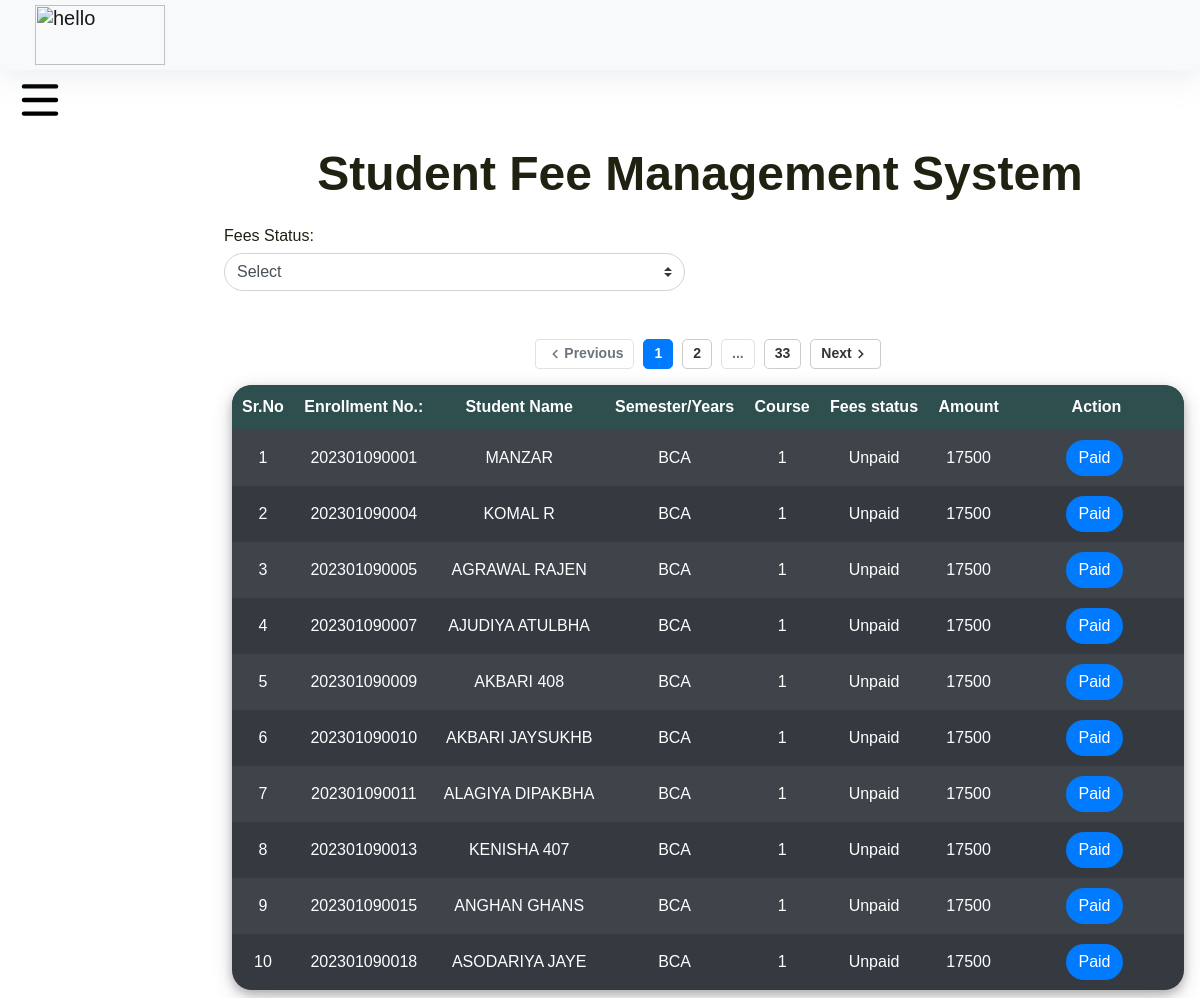
Page /dept_admin/Student-fee.php (signed in) on the committed database.
### tables this page shows
CREATE TABLE IF NOT EXISTS `student_info` (
  `id` int NOT NULL AUTO_INCREMENT,
  `user_id` varchar(45) NOT NULL,
  `password` varchar(45) NOT NULL,
  `enrollment_no_genrator` varchar(100) NOT NULL,
  `enrollment_no` varchar(15) NOT NULL,
  `dept_id` varchar(10) NOT NULL,
  `course_code` varchar(50) NOT NULL,
  `first_name` varchar(30) NOT NULL,
  `middle_name` varchar(30) DEFAULT NULL,
  `last_name` varchar(30) DEFAULT NULL,
  `father_name` varchar(30) DEFAULT NULL,
  `dob` date NOT NULL,
  `blood_group` varchar(10) NOT NULL,
  `place_of_birth` varchar(50) DEFAULT NULL,
  `gender` varchar(10) NOT NULL,
  `email` varchar(30) NOT NULL,
  `mobile_no` varchar(11) DEFAULT NULL,
  `alter_mno` varchar(10) DEFAULT NULL,
  `aadhar_no` varchar(12) NOT NULL,
  `aadhar_path` varchar(100) NOT NULL,
  `cast` varchar(10) NOT NULL,
  `disability` varchar(10) NOT NULL,
  `ssc_board` varchar(50) DEFAULT NULL,
  `ssc_m_y` varchar(10) DEFAULT NULL,
  `ssc_percentage` varchar(10) DEFAULT NULL,
  `ssc_result_path` varchar(100) DEFAULT NULL,
  `hsc_board` varchar(50) DEFAULT NULL,
  `hsc_m_y` varchar(10) DEFAULT NULL,
  `hsc_percentage` varchar(10) DEFAULT NULL,
  `hsc_result_path` varchar(100) DEFAULT NULL,
  `profile_image` varchar(100) DEFAULT NULL,
  `current_address` varchar(150) DEFAULT NULL,
  `state` varchar(20) DEFAULT NULL,
  `permanent_address` varchar(150) DEFAULT NULL,
  `fees_status` varchar(15) NOT NULL,
  `exam_status` varchar(10) NOT NULL,
  `current_semester` int DEFAULT NULL,
  `graduation_date` varchar(20) NOT NULL,
  `class_id` varchar(10) NOT NULL,
  `session` varchar(50) NOT NULL,
  `admission_date` timestamp NOT NULL DEFAULT CURRENT_TIMESTAMP,
  PRIMARY KEY (`id`),
  UNIQUE KEY `enrollment_no` (`enrollment_no`)
);

CREATE TABLE IF NOT EXISTS `courses` (
  `course_id` int NOT NULL AUTO_INCREMENT,
  `course_code` varchar(10) NOT NULL,
  `course_name` varchar(50) NOT NULL,
  `no_of_semester` varchar(10) NOT NULL,
  `dept_id` varchar(10) NOT NULL,
  `stream_id` varchar(10) NOT NULL,
  `fees_per_sem` varchar(6) NOT NULL,
  PRIMARY KEY (`course_id`)
);

### dept_admin/student-fee.php (the view, shortened to what this page needs)
<?php include('../common/header.php') ?>
<?php
require_once "../connection/connection.php";
if (!isset($_SESSION["Logininfo"])) {
	echo '<script type="text/javascript">window.location.href = "index.php";</script>';
} else {
	$userid = $_SESSION['Logininfo']['user_id'];
	$password = $_SESSION['Logininfo']['password'];
	$query = "SELECT *
		FROM department AS d
		INNER JOIN admin_info AS a
		ON a.dept_id = d.dept_id
		WHERE a.user_id = '$userid'
		AND a.password = '$password'";
	$result = mysqli_query($con, $query);
	$row = mysqli_fetch_array($result);
	$admin_dept_id = substr($row["dept_id"], 0, 2);
}
?>
<!doctype html>
<html lang="en">
<head>
	<link rel="stylesheet" type="text/css" href="../bootstrap/css/bootstrap.min.css">
	<link rel="stylesheet" type="text/css" href="../css/footer.css">
	<link rel="stylesheet" type="text/css" href="../css/header.css">
	<link rel="stylesheet" type="text/css" href="../css/style.css">
	<link rel="stylesheet" href="https://stackpath.bootstrapcdn.com/font-awesome/4.7.0/css/font-awesome.min.css">
	<link rel="stylesheet" href="https://stackpath.bootstrapcdn.com/font-awesome/4.7.0/css/font-awesome.min.css">
</head>
<body>
	<main role="main" class="col-xl-10 col-lg-12 col-md-12 ml-sm-auto px-md-4 mb-2 w-100">
		<div class="sub-main">
			<div class="p-0 mt-4 rounded text-center">
				<h1>Student Fee Management System</h1>
			</div>
			<div class="row">
				<div class="col-md-12">
					<form id="filter" action="Student-fee.php" method="post">
						<div class="row mt-3">
							<div class="col-md-6">
								<div class="form-group">
									<label for="exampleInputEmail1">Fees Status:</label>
									<div class="d-flex">
										<select class="browser-default custom-select" name="fees_stat" required=""
											id="fees_stat_select">
											<option value="">Select</option>
										</select>
									</div>
								</div>
							</div>
							<div class="col-md-6 align-items-baseline pt-4">
							</div>
						</div>
					</form>
				</div>
			</div>
			<div class="row">
				<div class="col-md-12 ml-2 table-responsive-md">
					<section class="mt-3">
						<table style="margin-left: 0 ; margin-right:0;"
							class="w-100  table-dark container table-striped table-hover table-elements table-one-tr "
							cellpadding="10">
							<?php
							$rows_per_page = 10;
							if (isset($_GET['page'])) {
								$page = intval($_GET['page']);
							} else {
								$page = 1;
							}
							$sr = ($page - 1) * $rows_per_page + 1;
							$status = "unpaid";
							if ($status == 'paid') {
								?>
								<thead class="thead-dark">
									<tr class="table-tr-head table-three text-white">
										<th style="border-radius: 20px 0 0 0;">Sr.No</th>
										<th>Transaction Id.</th>
										<th>Enrollment No.:</th>
										<th>Student Name</th>
										<th>Semester</th>
										<th>Course</th>
										<th>Date</th>
										<th>Amount</th>
										<th colspan="2" style="border-radius: 0 20px 0 0;">Action</th>
									</tr>
								</thead>
								<?php
								$query = "SELECT * FROM student_fee AS f INNER JOIN student_info AS s ON f.enrollment_no = s.enrollment_no WHERE s.dept_id=$admin_dept_id LIMIT " . ($page - 1) * $rows_per_page . ",$rows_per_page";
								$run = mysqli_query($con, $query);
								if ($run) {
									while ($row = mysqli_fetch_array($run)) {
										echo "<tr>";
										echo "<td>" . $sr++ . "</td>"; ?>
										<td><a target="_blank" title="Generate Invoice"
												href="../invoice.php?transaction_id=<?php echo $row['transaction_id']; ?>"><?php echo $row['transaction_id']; ?></a></td>
										<?php
										echo "<td>" . $row['enrollment_no'] . "</td>";
										echo "<td>" . $row['first_name'] . " " . $row['last_name'] . "</td>";
										echo "<td>" . $row['paid_sem'] . "</td>";
										echo "<td>" . $row['course_code'] . "</td>";
										echo "<td>" . date('d-m-Y', strtotime($row['posting_date'])) . "</td>";
										echo "<td>" . $row['amount'] . "</td>"; ?>
										<td width='175'>
											<a style=" border-radius: 20px;" class="btn btn-danger"
												href="Student-fee.php?fee_voucher=<?= $row['fee_voucher'] ?>">Delete</a>
											<?php echo "</tr>";
									}
								} else {
									echo "<tr><td colspan='6' style='text-align: center;'>No Data found.</td></tr>";
								}
								if (isset($_GET['page'])) {
									$current_page = $_GET['page'];
								} else {
									$current_page = 1;
								}
								$total_rows = mysqli_num_rows(mysqli_query($con, "SELECT * FROM student_info WHERE dept_id=$admin_dept_id  AND fees_status='paid'"));
								$total_pages = ceil($total_rows / $rows_per_page);
								?>
								<?php } else { ?>
									<thead class="thead-dark">
										<tr class="table-tr-head table-three text-white">
											<th style="border-radius: 20px 0 0 0;">Sr.No</th>
											<th>Enrollment No.:</th>
											<th>Student Name</th>
											<th>Semester/Years</th>
											<th>Course</th>
											<th>Fees status</th>
											<th>Amount</th>
											<th colspan="2" style="border-radius: 0 20px 0 0;">Action</th>
										</tr>
									</thead>
									<?php
									$query = "SELECT * FROM student_info AS s INNER JOIN courses AS c ON s.course_code = c.course_code WHERE s.dept_id=$admin_dept_id AND s.fees_status='unpaid' LIMIT " . ($page - 1) * $rows_per_page . ",$rows_per_page";
									$run = mysqli_query($con, $query);
									while ($row = mysqli_fetch_array($run)) {
										echo "<tr>";
										echo "<td>" . $sr++ . "</td>";
										echo "<td>" . $row['enrollment_no'] . "</td>";
										echo "<td>" . $row['first_name'] . " " . $row['last_name'] . "</td>";
										echo "<td>" . $row['course_code'] . "</td>";
										echo "<td>" . $row['current_semester'] . "</td>";
										echo "<td>" . $row['fees_status'] . "</td>";
										echo "<td>" . $row['fees_per_sem'] . "</td>"; ?>
									<td width='175'>
										<a style=" border-radius: 20px;" class="btn btn-primary mr-1"
											href="Student-fee.php?enrollment_no=<?= $row['enrollment_no'] ?>">Paid</a>
										<?php echo "</tr>";
									}
									if (isset($_GET['page'])) {
										$current_page = $_GET['page'];
									} else {
										$current_page = 1;
									}
									$total_rows = mysqli_num_rows(mysqli_query($con, "SELECT * FROM student_info WHERE dept_id=$admin_dept_id AND fees_status='unpaid'"));
									$total_pages = ceil($total_rows / $rows_per_page);
									?>
					</section>
				</div>
			</div>
			<nav aria-label="Page navigation example">
								<ul class="pagination justify-content-center mt-3">
									<li class="page-item <?php echo ($current_page == 1 ? 'disabled' : ''); ?>">
										<a class="page-link"
											href="<?php echo ($current_page === 1 ? '#' : '?page=' . ($current_page - 1)); ?>"
											tabindex="-1">
											<i class="material-icons">chevron_left</i> Previous
										</a>
									</li>
									<?php for ($i = max(1, $current_page - 1); $i <= min($current_page + 1, $total_pages); $i++) { ?>
										<li class="page-item <?php echo ($current_page == $i ? 'active' : ''); ?>">
											<a class="page-link" href="?page=<?php echo $i; ?>"><?php echo $i; ?></a>
										</li>
									<?php } ?>
									<?php if ($current_page < ($total_pages - 1)) { ?>
										<li class="page-item disabled">
											<a class="page-link" href="#">...</a>
										</li>
										<li class="page-item">
											<a class="page-link" href="?page=<?php echo $total_pages; ?>"><?php echo $total_pages; ?></a>
										</li>
									<?php } ?>
									<li class="page-item <?php echo ($current_page == $total_pages ? 'disabled' : ''); ?>">
										<a class="page-link"
											href="<?php echo ($current_page == $total_pages ? '#' : '?page=' . ($current_page + 1)); ?>">
											Next <i class="material-icons">chevron_right</i>
										</a>
									</li>
								</ul>
							</nav>
								<?php } ?>
		</div>
	</main>
</body>
</html>

### Css/header.css (style rules this page uses)
body { font-family: "Poppins", sans-serif; font-size: 16px; line-height: 24px; font-weight: 400; color: #212112; background-position: center; background-repeat: repeat; background-size: 7%; background-color: #fff; overflow-x: hidden; transition: all 200ms linear; }
body, header { margin: 0; padding: 0; border: 0; margin-top: 60px; font-size: 100%; font: inherit; vertical-align: baseline; }
*, *:before, *:after { -moz-box-sizing: border-box; -webkit-box-sizing: border-box; box-sizing: border-box; }
@media screen and (max-width: 1680px) { body, input, select, textarea { font-size: 13pt; } }
@media screen and (max-width: 1280px) { body, input, select, textarea { font-size: 12pt; } }
h1 { font-size: 48px; line-height: 1.2; font-weight: 700; color: #212112; text-align: center; }

### Css/style.css (style rules this page uses)
main.col-xl-10.col-lg-12.col-md-12.ml-sm-auto.px-md-4.mb-2.w-100 { padding-top: 1; }

### dept_admin/student-fee.php (style rules this page uses)
table { border-radius: 30px; text-align: center; }
a.btn.btn-primary { border-radius: 20px 0 0 20px; }
.btn { border: 0; }
.btn-primary { border: 0; }
td { height: 45px; text-align: center; }
thead tr th { height: 45px; background-color: darkslategrey; color: white; text-align: center; }
table { border-radius: 20px; box-shadow: 0 4px 8px 0 rgba(0, 0, 0, 0.2), 0 6px 20px 0 rgba(0, 0, 0, 0.19); }
select.browser-default.custom-select { border-radius: 20px; }
.pagination { display: flex; justify-content: center; align-items: center; margin-top: 20px; }
.pagination li { display: inline-block; margin: 0 5px; }
.pagination li a { display: flex; justify-content: center; align-items: center; height: 30px; border-radius: 5px; color: #333; background-color: #fff; border: 1px solid #ccc; text-decoration: none; font-size: 14px; font-weight: bold; transition: background-color 0.2s ease; padding: 5px 10px; }
.pagination li.active a, .pagination li a:hover { background-color: #007bff; border-color: #007bff; color: #fff; }
.pagination li.disabled a { background-color: #ccc; border-color: #ccc; color: #666; pointer-events: none; }
.material-icons { font-family: 'Material Icons'; font-weight: normal; font-style: normal; font-size: 18px; line-height: 1; text-transform: none; letter-spacing: normal; word-wrap: normal; white-space: nowrap; direction: ltr; }

### rows in the picture
student_info: enrollment_no "202301090001", first_name "MANZAR", courses.course_code "BCA", current_semester "1", fees_status "Unpaid", courses.fees_per_sem "17500"
student_info: enrollment_no "202301090004", first_name "KOMAL", last_name "R", courses.course_code "BCA", current_semester "1", fees_status "Unpaid", courses.fees_per_sem "17500"
student_info: enrollment_no "202301090005", first_name "AGRAWAL", last_name "RAJEN", courses.course_code "BCA", current_semester "1", fees_status "Unpaid", courses.fees_per_sem "17500"
student_info: enrollment_no "202301090007", first_name "AJUDIYA", last_name "ATULBHA", courses.course_code "BCA", current_semester "1", fees_status "Unpaid", courses.fees_per_sem "17500"
student_info: enrollment_no "202301090009", first_name "AKBARI", last_name "408", courses.course_code "BCA", current_semester "1", fees_status "Unpaid", courses.fees_per_sem "17500"
student_info: enrollment_no "202301090010", first_name "AKBARI", last_name "JAYSUKHB", courses.course_code "BCA", current_semester "1", fees_status "Unpaid", courses.fees_per_sem "17500"
student_info: enrollment_no "202301090011", first_name "ALAGIYA", last_name "DIPAKBHA", courses.course_code "BCA", current_semester "1", fees_status "Unpaid", courses.fees_per_sem "17500"
student_info: enrollment_no "202301090013", first_name "KENISHA", last_name "407", courses.course_code "BCA", current_semester "1", fees_status "Unpaid", courses.fees_per_sem "17500"
student_info: enrollment_no "202301090015", first_name "ANGHAN", last_name "GHANS", courses.course_code "BCA", current_semester "1", fees_status "Unpaid", courses.fees_per_sem "17500"
student_info: enrollment_no "202301090018", first_name "ASODARIYA", last_name "JAYE", courses.course_code "BCA", current_semester "1", fees_status "Unpaid", courses.fees_per_sem "17500"

### other values in the picture
$total_pages "33"
